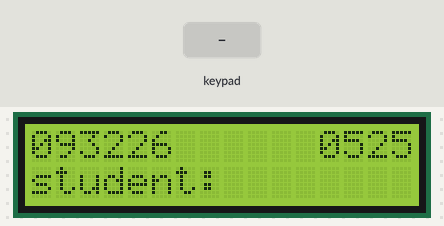
The sketch below on a simulated Arduino Uno, built with avr-gcc and run on an emulated ATmega328P. On the bench: 16×2 character LCD. Wiring (inferred from the names in the program): 4×4 keypad with keys 1 2 3 A 4 5 6 B 7 8 9 C * 0 # D: rows pin 7, pin 8, pin 9, pin 10; columns pin 6, A0, A1, A2. The test bench sets the inputs (shaded band). What the sketch prints to the serial monitor is not drawn.

Above: at 1.2 s.
1.3 s: keypad keys 1 0 9 8 7 # pressed 0.4 s apart
At 4.3 s:
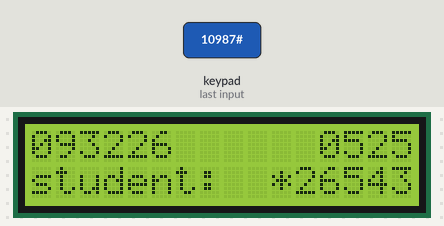
5.2 s: key '3' pressed
At 5.8 s:
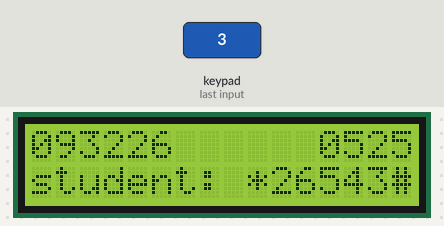
6.9 s: keypad keys 1 0 9 8 7 A pressed 0.4 s apart
At 9.8 s:
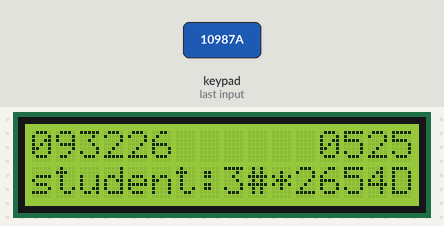
10.8 s: key 'B' pressed
At 11.3 s:
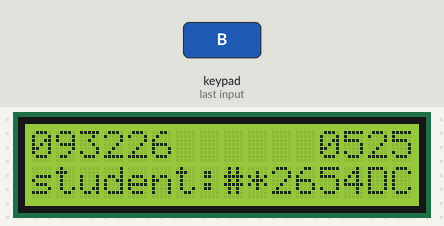
12.5 s: keypad keys 1 0 9 8 7 D pressed 0.4 s apart
At 15.3 s:
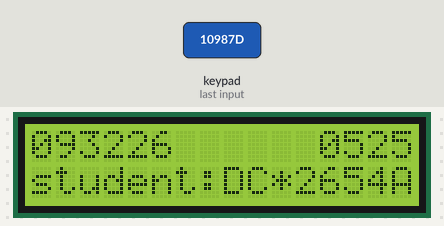
16.4 s: key 'C' pressed
At 17.9 s:
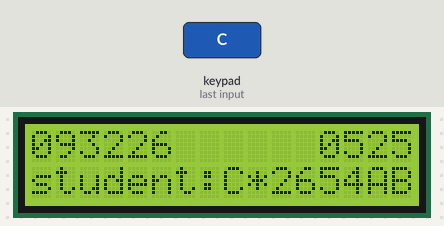
Timing chart, 0 to 19.1 s (numbered marks = the images above; inputs shaded):
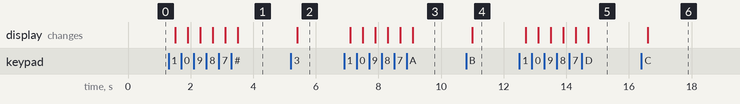

The sketch:

LCD_keyboard4x4.ino
```cpp
#include <LiquidCrystal.h>
const byte colPins[4] = {6, A0, A1, A2};
const byte rowPins[4] = {10, 9, 8, 7};
const char keymap[4][4] = {
  {'1', '2', '3', 'A'},
  {'4', '5', '6', 'B'},
  {'7', '8', '9', 'C'},
  {'*', '0', '#', 'D'}
};
char dis[8] = {};


byte i, j;
byte scanVal;
int seconds = 0;

LiquidCrystal lcd_1(12, 11, 5, 4, 3, 2);

void setup()
{
  for (i = 0; i <= 3; i++) {
    pinMode(rowPins[i], INPUT);
    pinMode(colPins[i], OUTPUT);
    digitalWrite(colPins[i], HIGH);
    digitalWrite(rowPins[i], HIGH);
  }
  lcd_1.begin(16, 2);
  lcd_1.setCursor(0, 0);
  lcd_1.print("093226      0525");
  lcd_1.setCursor(0, 1);
  lcd_1.print("student:");
  Serial.begin(9600);
}

void loop()
{
  for (i = 0; i <= 3; i++) {
    for (j = 0; j <= 3; j++) {
      digitalWrite(colPins[j], LOW);
      scanVal = digitalRead(rowPins[i]);
      if (scanVal == LOW) {
        Serial.println(keymap[i][j]);
        for (int dig = 6; dig >= 0; dig--)
          dis[dig + 1] = dis[dig];
        dis[0] = keymap[i][j];
        delay(200);
        digitalWrite(colPins[j], HIGH);
        break;
      }
      digitalWrite(colPins[j], HIGH);
    }
  }
  lcd_1.setCursor(8, 1);
  for(int i=0;i<8;i++)
  {
    lcd_1.print(dis[7-i]);
  }

}
```

Measured:
- after the input at 1.3 s, the display: first changes after 0.20 s (image 1 shows a later state)
- after the input at 5.2 s, the display: changes after 0.20 s (image 2)
- after the input at 6.9 s, the display: first changes after 0.20 s (image 3 shows a later state)
- after the input at 10.8 s, the display: changes after 0.20 s (image 4)
- after the input at 12.5 s, the display: first changes after 0.20 s (image 5 shows a later state)
- after the input at 16.4 s, the display: changes after 0.20 s (image 6)
